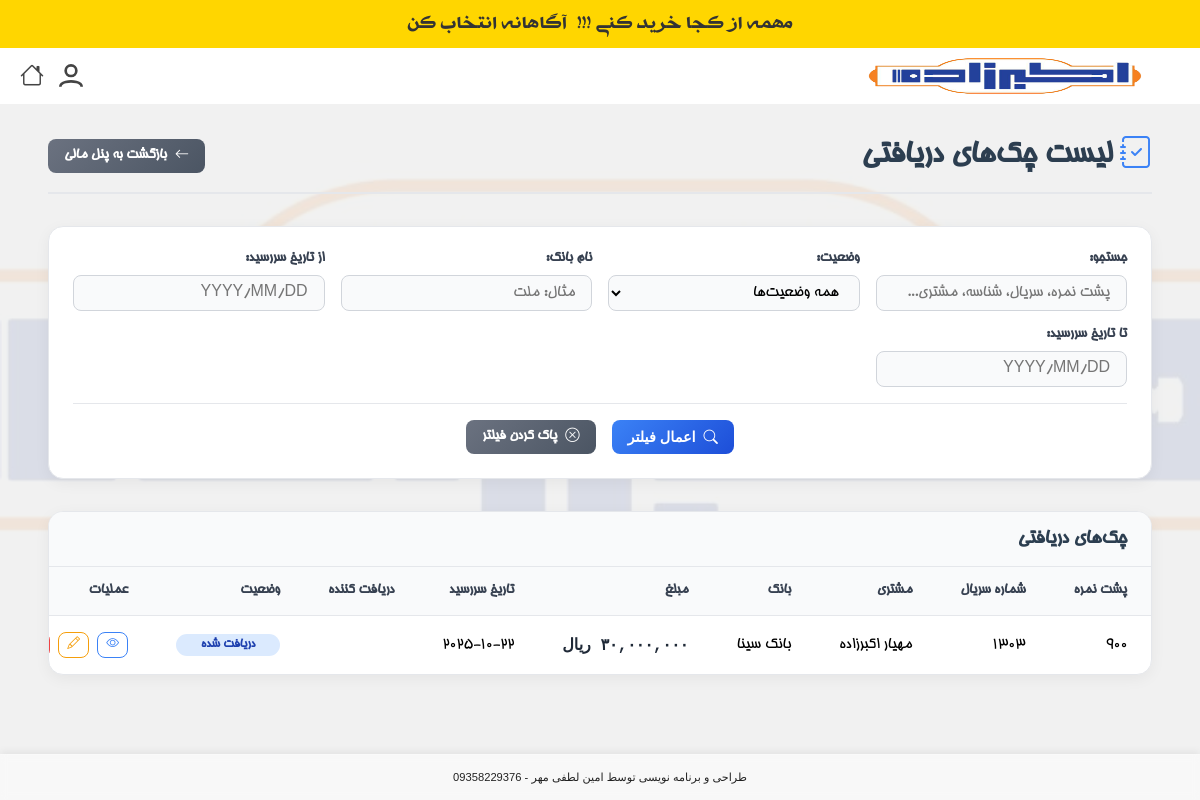
/accounting/received-cheques/ (signed in), run on an earlier commit of the app's database.
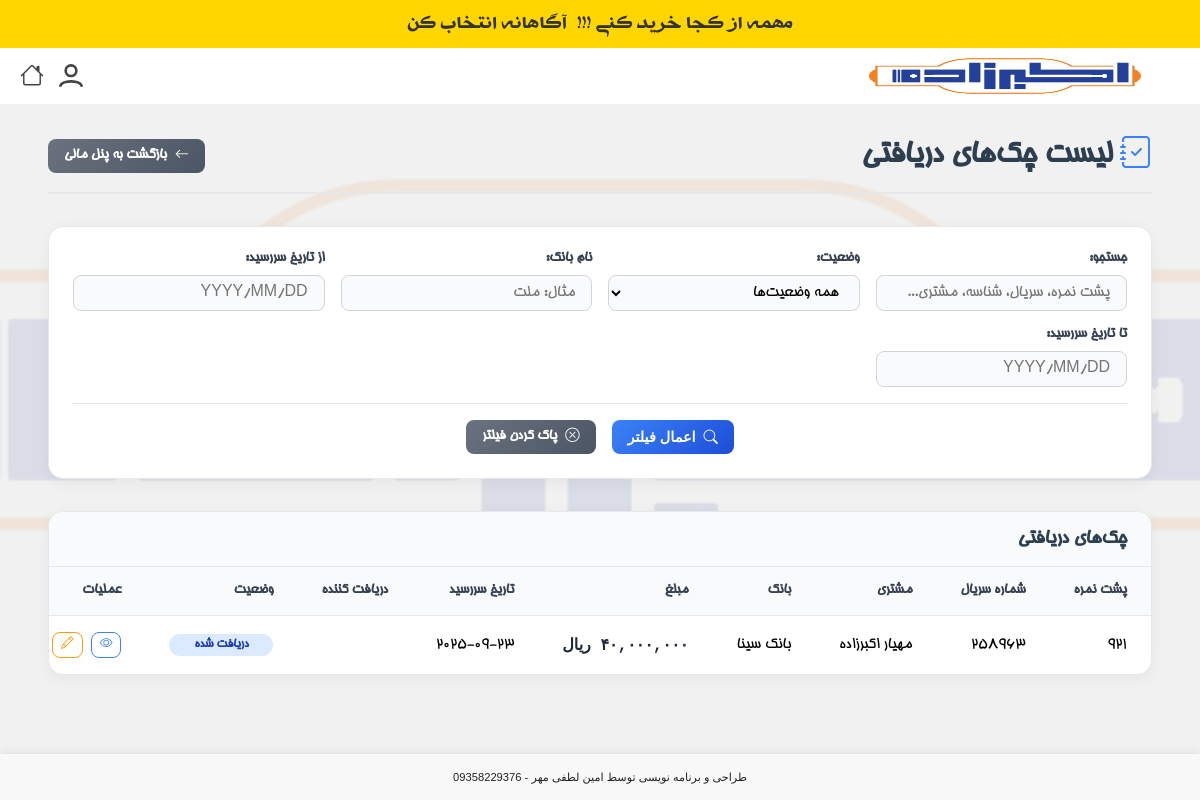
And on a later commit of the database.
### products/models.py (models this page shows, shortened)
class ReceivedCheque(models.Model):
    financial_operation = models.ForeignKey('FinancialOperation', on_delete=models.CASCADE, related_name='received_cheques', null=True, blank=True, verbose_name="عملیات مالی دریافت")
    spending_operation = models.ForeignKey('FinancialOperation', on_delete=models.SET_NULL, null=True, blank=True, related_name='spent_cheques', verbose_name="عملیات خرج چک")
    customer = models.ForeignKey(Customer, on_delete=models.CASCADE, related_name='received_cheques', verbose_name="مشتری")
    endorsement = models.CharField(max_length=255, blank=True, null=True, verbose_name="پشت نمره")
    due_date = models.DateField(verbose_name="تاریخ سررسید")
    bank_name = models.CharField(max_length=100, verbose_name="نام بانک")
    branch_name = models.CharField(max_length=100, blank=True, null=True, verbose_name="نام شعبه")
    series = models.CharField(max_length=50, blank=True, null=True, verbose_name="سری چک")
    serial = models.CharField(max_length=50, blank=True, null=True, verbose_name="سریال چک")
    sayadi_id = models.CharField(max_length=16, unique=True, verbose_name="شناسه صیادی")
    amount = models.DecimalField(max_digits=15, decimal_places=0, verbose_name="مبلغ")
    owner_name = models.CharField(max_length=255, verbose_name="صاحب حساب")
    national_id = models.CharField(max_length=10, blank=True, null=True, verbose_name="کدملی صاحب حساب")
    account_number = models.CharField(max_length=50, verbose_name="شماره حساب")
    STATUS_CHOICES = [
        ('RECEIVED', 'دریافت شده'),
        ('DEPOSITED', 'واگذار به بانک'),
        ('CLEARED', 'وصول شده'),
        ('MANUALLY_CLEARED', 'وصول به صورت دستی'),
        ('SPENT', 'خرج شده'),
        ('BOUNCED', 'برگشت خورده'),
        ('RETURNED', 'مسترد شده'),
    ]
    status = models.CharField(max_length=20, choices=STATUS_CHOICES, default='RECEIVED', verbose_name="وضعیت")
    recipient_name = models.CharField(max_length=255, blank=True, null=True, verbose_name="نام دریافت‌کننده (در صورت خرج چک)")
    created_at = models.DateTimeField(auto_now_add=True, verbose_name="تاریخ ایجاد")
    updated_at = models.DateTimeField(auto_now=True, verbose_name="تاریخ بروزرسانی")
    created_by = models.ForeignKey(User, on_delete=models.SET_NULL, null=True, related_name='created_received_cheques', verbose_name="ایجاد کننده")
    is_deleted = models.BooleanField(default=False, verbose_name="حذف شده")
    deleted_at = models.DateTimeField(null=True, blank=True, verbose_name="تاریخ حذف")
    deleted_by = models.ForeignKey(
        User,
        on_delete=models.SET_NULL,
        null=True,
        blank=True,
        related_name='deleted_received_cheques',
        verbose_name="حذف کننده"
    )
    class Meta:
        verbose_name = "چک دریافتی"
        verbose_name_plural = "چک‌های دریافتی"
        ordering = ['-due_date']

class Customer(models.Model):
    first_name = models.CharField(max_length=100, verbose_name="نام")
    last_name = models.CharField(max_length=100, verbose_name="نام خانوادگی")
    store_name = models.CharField(max_length=255, blank=True, null=True, verbose_name="نام فروشگاه")
    phone = models.CharField(max_length=20, blank=True, null=True, verbose_name="تلفن ثابت")
    mobile = models.CharField(
        max_length=20,
        unique=True,
        verbose_name="شماره موبایل",
        error_messages={
            'unique': 'مشتری دیگری با این شماره همراه قبلاً ثبت شده است.'
        }
    )
    address = models.TextField(blank=True, null=True, verbose_name="آدرس")
    created_by = models.ForeignKey(
        User, on_delete=models.SET_NULL, null=True, related_name='created_customers', verbose_name="ایجاد شده توسط"
    )
    user = models.OneToOneField(
        User, on_delete=models.SET_NULL, null=True, blank=True, related_name='customer_profile', verbose_name="کاربر مرتبط"
    )
    created_at = models.DateTimeField(auto_now_add=True, verbose_name="تاریخ ایجاد")
    class Meta:
        verbose_name = "مشتری"
        verbose_name_plural = "مشتریان"
    def get_full_name(self):
        return f'{self.first_name} {self.last_name}'

### products/views.py (the view, shortened to what this page needs)
# urls.py: path('accounting/received-cheques/', views.received_cheque_list_view, name='received_cheque_list'),
@login_required
@group_required('حسابداری')
def received_cheque_list_view(request):
    cheques_list = ReceivedCheque.objects.select_related('customer', 'created_by').order_by('-due_date')
    search_query = request.GET.get('q')
    status_filter = request.GET.get('status')
    bank_filter = request.GET.get('bank')
    start_date_filter = request.GET.get('start_date')
    end_date_filter = request.GET.get('end_date')
    if status_filter:
        cheques_list = cheques_list.filter(status=status_filter)
    if bank_filter:
        cheques_list = cheques_list.filter(bank_name__icontains=bank_filter)
    if start_date_filter:
        start_date_gregorian = convert_shamsi_to_gregorian(start_date_filter)
        cheques_list = cheques_list.filter(due_date__gte=start_date_gregorian)
    if end_date_filter:
        end_date_gregorian = convert_shamsi_to_gregorian(end_date_filter)
        cheques_list = cheques_list.filter(due_date__lte=end_date_gregorian)
    paginator = Paginator(cheques_list, 25)  # 25 cheques per page
    page_number = request.GET.get('page')
    page_obj = paginator.get_page(page_number)
    context = {
        'page_obj': page_obj,
        'status_choices': ReceivedCheque.STATUS_CHOICES,
        'filters': {
            'q': search_query or '',
            'status': status_filter or '',
            'bank': bank_filter or '',
            'start_date': start_date_filter or '',
            'end_date': end_date_filter or '',
        }
    }
    return render(request, 'products/received_cheque_list.html', context)
    return render(request, 'products/customer_balance_detail.html', context)

### products/context_processors.py (called while the page is built)
def recent_orders_processor(request):
    recent_orders_count = 0
    if request.user.is_authenticated:
        recent_orders_count = Order.objects.filter(customer__created_by=request.user).order_by('-created_at')[:5].count()
    return {'recent_orders_count': recent_orders_count}

def notifications_processor(request):
    if request.user.is_authenticated and request.user.groups.filter(name='مدیر').exists():
        unread_notifications = Notification.objects.filter(target_user=request.user, read=False).order_by('-created_at')
        return {'unread_notifications': unread_notifications}
    return {'unread_notifications': []}

### products/templatetags/custom_filters.py (called while the page is built)
@register.filter
def persian_number_format(value):
    if value is None:
        return "0"
    try:
        number = int(float(value))
        formatted = "{:,}".format(number)
        persian_digits = {
            '0': '۰', '1': '۱', '2': '۲', '3': '۳', '4': '۴',
            '5': '۵', '6': '۶', '7': '۷', '8': '۸', '9': '۹'
        }
        for eng, per in persian_digits.items():
            formatted = formatted.replace(eng, per)
        return formatted
    except (ValueError, TypeError):
        return "0"

### products/templates/products/received_cheque_list.html (shortened to what the changed rows need)
{% extends "products/base.html" %}
{% load humanize %}
{% load custom_filters %}
{% block content %}
<div class="list-page-container">
    <div class="list-header">
        <h1><i class="bi bi-journal-check"></i> لیست چک‌های دریافتی</h1>
    </div>
    <div class="list-table-card">
        <div class="table-header">
            <h2>چک‌های دریافتی</h2>
        </div>
        <div class="table-responsive">
            <table class="list-table">
                <thead>
                    <tr>
                        <th>پشت نمره</th>
                        <th>شماره سریال</th>
                        <th>مشتری</th>
                        <th>بانک</th>
                        <th>مبلغ</th>
                        <th>تاریخ سررسید</th>
                        <th>دریافت کننده</th>
                        <th>وضعیت</th>
                        <th>عملیات</th>
                    </tr>
                </thead>
                <tbody>
                    {% for cheque in page_obj %}
                    <tr>
                        <td>{{ cheque.endorsement|default_if_none:"" }}</td>
                        <td>{{ cheque.serial|default:"-" }}</td>
                        <td>{{ cheque.customer.get_full_name }}</td>
                        <td>{{ cheque.bank_name }}</td>
                        <td class="amount">{{ cheque.amount|persian_number_format }} ریال</td>
                        <td>{{ cheque.due_date|jalali_date }}</td>
                        <td>
                        </td>
                        <td><span class="status-badge {{ cheque.status|lower }}">{{ cheque.get_status_display }}</span></td>
                        <td>
                            <div class="action-buttons">
                                <a href="{% url 'products:received_cheque_detail' cheque_id=cheque.id %}" class="btn btn-sm btn-outline-primary" title="مشاهده جزئیات">
                                    <i class="bi bi-eye"></i>
                                </a>
                                <a href="{% url 'products:received_cheque_edit' cheque_id=cheque.id %}" class="btn btn-sm btn-outline-warning" title="ویرایش">
                                    <i class="bi bi-pencil"></i>
                                </a>
                            </div>
                        </td>
                    </tr>
                    {% endfor %}
                </tbody>
            </table>
        </div>
    </div>
</div>
<link rel="stylesheet" href="https://unpkg.com/persian-datepicker@latest/dist/css/persian-datepicker.min.css">
{% endblock %}

What changed in the data, as far as the page shows it:
changed ReceivedCheque "بانک سینا": endorsement "900" → "921"; serial "1303" → "258963"; amount|persian_number_format "۳۰,۰۰۰,۰۰۰" → "۴۰,۰۰۰,۰۰۰"; due_date|jalali_date "2025-10-22" → "2025-09-23"
